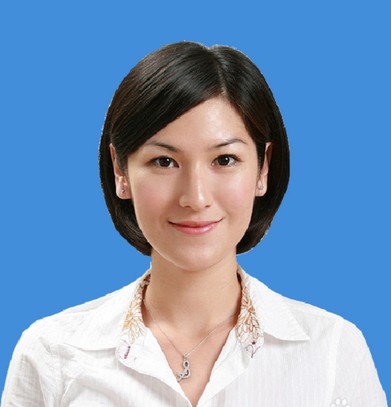
#> input picture Image_processing/blue.jpg, 391 x 407 px, found by its file name
$ python single_test.py
#> lines starting #> are read from the running program, lines starting #| are printed output that depends on the picture; after the words box and inside, x2 and y2 are one past the last pixel; in counts of white or black regions, pixels touching at a corner belong together
'''
单独测试
'''
import easygui as g
import os

import cv2
import numpy as np


def cvtBackground(path, color):
    """
    功能：给证件照更换背景色（常用背景色红、白、蓝）
    输入参数：path:照片路径
    color:背景色 <格式[B,G,R]>
    """
#> called with path = 'C:\\Users\\DHW\\Pictures\\img\\blue.jpg'
    im = cv2.imread(path)
#> im is the input picture: shape (407, 391, 3); mean B, G, R 187.4, 151.9, 120.8
    im_hsv = cv2.cvtColor(im, cv2.COLOR_BGR2HSV)  # BGR和HSV的转换使用 cv2.COLOR_BGR2HSV
#> im_hsv: shape (407, 391, 3); mean H, S, V 72.8, 118.7, 200.6
    # aim=np.uint8([[im[0,0,:]]])
    # hsv_aim=cv2.cvtColor(aim,cv2.COLOR_BGR2HSV)
    mask = cv2.inRange(im_hsv, np.array([im_hsv[0, 0, 0] - 5, 100, 100]),
                       np.array([im_hsv[0, 0, 0] + 5, 255, 255]))  # 利用cv2.inRange函数设阈值，去除背景部分
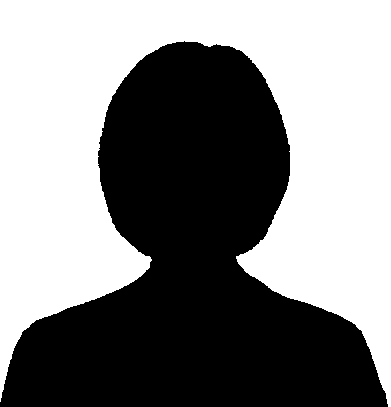
#> mask: shape (407, 391); 52.4% white; 1 black region, box (x1, y1, x2, y2) and area: (0, 41, 388, 407) 75738
    mask1 = mask  # 在lower_red～upper_red之间的值变成255
    img_median = cv2.medianBlur(mask, 5)  # 自己加，中值滤波，去除一些边缘噪点
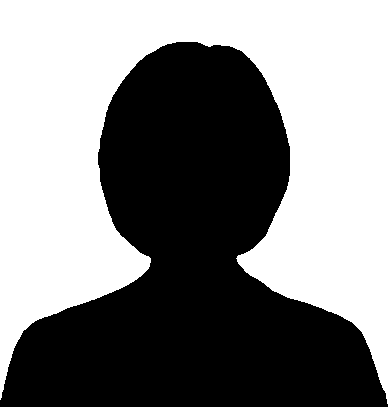
#> img_median: shape (407, 391); 52.4% white; 1 black region, box (x1, y1, x2, y2) and area: (0, 42, 388, 407) 75737
    mask = img_median
    mask_inv = cv2.bitwise_not(mask)
    img1 = cv2.bitwise_and(im, im, mask=mask_inv)  # 将人物抠出
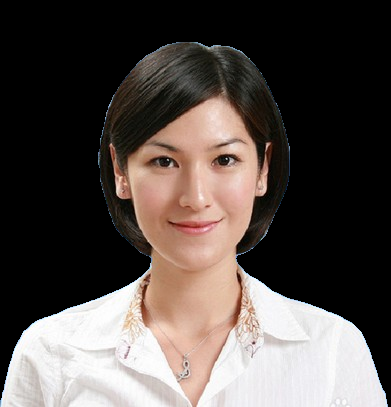
#> img1: shape (407, 391, 3); mean B, G, R 73.4, 77.5, 86
    bg = im.copy()
    rows, cols, channels = im.shape
#> rows = 407; cols = 391; channels = 3
    bg[:rows, :cols, :] = color
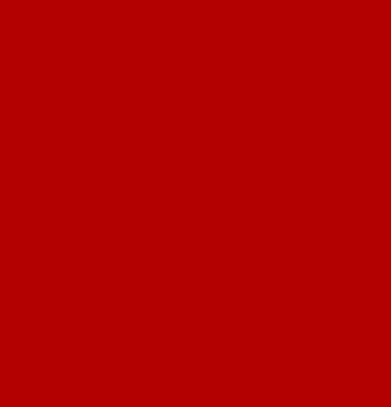
#> bg: shape (407, 391, 3); mean B, G, R 0, 0, 180
    img2 = cv2.bitwise_and(bg, bg, mask=mask)  # 将背景底板抠出
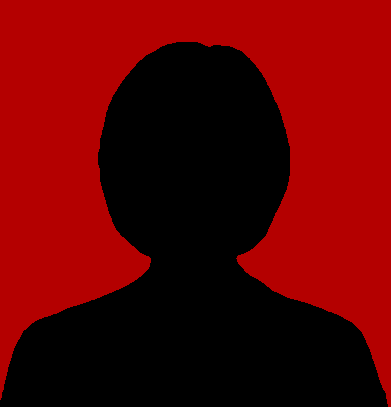
#> img2: shape (407, 391, 3); mean B, G, R 0, 0, 94.3
    img = cv2.add(img1, img2)
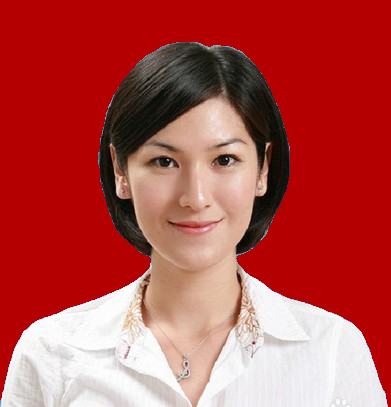
#> img: shape (407, 391, 3); mean B, G, R 73.4, 77.5, 180.3
    image = {'im': im, 'im_hsv': im_hsv, 'mask': mask1, 'img': img, 'img_median': img_median}
    # [6 lines of commented-out code are left out]
    return img


# test
if __name__ == '__main__':

    img = cvtBackground(r'C:\Users\DHW\Pictures\img\blue.jpg', [0, 0, 180])
    cv2.imshow('g', img)
    cv2.waitKey(0)
    cv2.destroyAllWindows()
